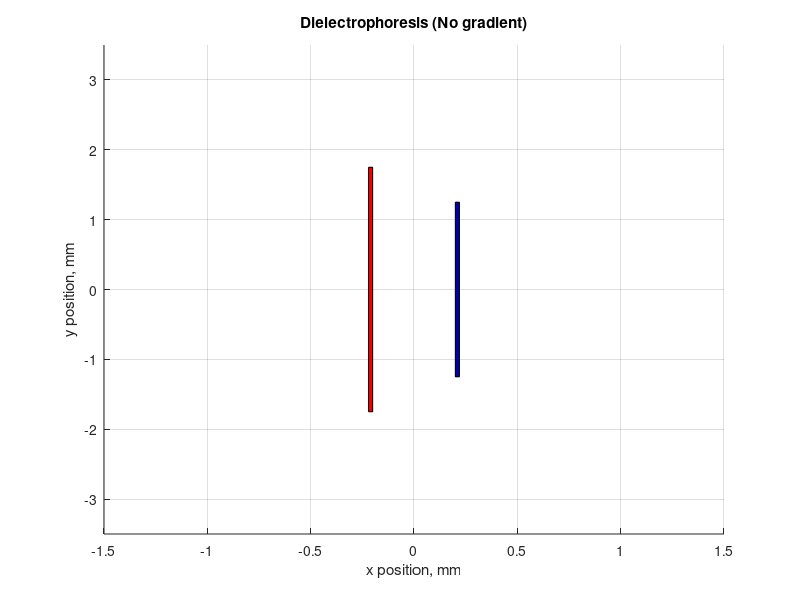

This chart was generated by the following MATLAB code:
%%%%%%%%%%%%%%%%%%%%%%
%Step0_Session3_F1013B
%%%%%%%%%%%%%%%%%%%%%%

%This template code is very similar to the one you did in the previous 
%challenge session, with some additional lines of code that  
%will warranty that the visualized (plotted) E-field will look good, independently of us
%using the superposition principle to add all contributions to the total
%E-field at each point, or using the gradient of the electric potential to
%calculate the total E-field (also at each point).

%TO-DO%
%Investigate, run, and comment each line, identify the new block(s) of code and
%find out what they do (comment!), this will be part of your Deliverable No. 2.


% Limpieza de variables, ventana de comandos y figuras
clear;      % Limpia todas las variables del espacio de trabajo.
clc;        % Limpia la ventana de comandos.
clf;        % Limpia todas las figuras abiertas.

%----------------- PARÁMETROS INICIALES ------------------%
Lp = 3.5;                     % Longitud del electrodo positivo en mm.
Ln = 2.5;                     % Longitud del electrodo negativo en mm.
t = 0.02;                     % Espesor adicional de los electrodos en mm.
d = 0.4;                      % Distancia entre los electrodos en mm.
p = 0.01;                     % Paso de discretización en mm.

% Características de los electrodos
ke = 1/(4*pi*8.85*10^-12);     % Constante de Coulomb, utilizada para calcular campos eléctricos.
Q = 1e-3;                      % Magnitud de la carga en Coulombs.
Nq = 28;                       % Número de puntos discretos de carga.

%----------------- DEFINICIÓN DEL DOMINIO ------------------%
xmin_original = -d/2 - 3*t;    % Límite inferior original del eje x.
xmax_original = -xmin_original; % Límite superior original del eje x.
xmin = -d/2 - 3*t;             % Límite ajustado del eje x.
xmax = -xmin;                  % Límite ajustado del eje x.
ymin = 2*(-Lp/2);              % Límite inferior del eje y.
ymax = -ymin;                  % Límite superior del eje y.

% Bloque condicional para ajustar los límites si se cumplen ciertas condiciones
if ymin <= -1  
    if xmin >= -0.5 && xmax <= 0.5
        xmin = -1.5;           % Ajusta el límite inferior del eje x a -1.5.
        xmax = -xmin;          % Ajusta el límite superior del eje x a 1.5.
    end
end

% Discretización del dominio
Ny = 30;                       % Número de puntos en el eje y.
Nx = Ny;                       % Número de puntos en el eje x (iguales a Ny).
x = linspace(xmin, xmax, Nx);  % Discretización del eje x en Nx puntos.
y = linspace(ymin, ymax, Ny);  % Discretización del eje y en Ny puntos.

%----------------- GEOMETRÍA DE LOS ELECTRODOS ------------------%
vertices2d = [                 % Coordenadas de los vértices de los electrodos en 2D.
    [-d/2-t, Lp/2]             % Vértice 1 (electrodo positivo)
    [-d/2, Lp/2]               % Vértice 2
    [-d/2, -Lp/2]              % Vértice 3
    [-d/2-t, -Lp/2]            % Vértice 4
    [d/2, Ln/2]                % Vértice 5 (electrodo negativo)
    [d/2+t, Ln/2]              % Vértice 6
    [d/2+t, -Ln/2]             % Vértice 7
    [d/2, -Ln/2]               % Vértice 8
];

facesP = [1 2 3 4 1];          % Conexión de vértices para el electrodo positivo.
facesN = [5 6 7 8 5];          % Conexión de vértices para el electrodo negativo.
colorP = [0.95, 0, 0];         % Color del electrodo positivo (rojo).
colorN = [0, 0, 0.7];          % Color del electrodo negativo (azul).

%----------------- CONFIGURACIÓN DE LA GRÁFICA ------------------%
hold on                        % Permite añadir varios elementos a la gráfica.
axis([xmin xmax ymin ymax])    % Ajusta los límites de los ejes.
xlabel('x position, mm')       % Etiqueta del eje x.
ylabel('y position, mm')       % Etiqueta del eje y.
title('Dielectrophoresis (No gradient)') % Título del gráfico.
grid on                        % Activa la cuadrícula.

% Dibujo de los electrodos
patch('Faces', facesP, 'Vertices', vertices2d, 'FaceColor', colorP); % Dibuja el electrodo positivo.
patch('Faces', facesN, 'Vertices', vertices2d, 'FaceColor', colorN); % Dibuja el electrodo negativo.

